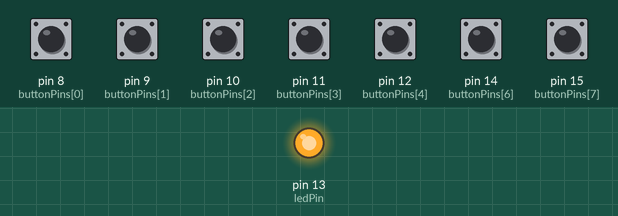
Recording of a sketch running on a simulated Arduino Leonardo, built with avr-gcc and run on an emulated ATmega32U4. Parts: output pins drawn as LEDs (lit = HIGH). Dashed ring = blinking. The inputs (shaded band) are chosen by the test bench; at power-on: pin 8 (buttonPins[0]), pin 9 (buttonPins[1]), pin 10 (buttonPins[2]), pin 11 (buttonPins[3]), pin 12 (buttonPins[4]), pin 14 (buttonPins[6]), pin 15 (buttonPins[7]) HIGH. USB keyboard and mouse output is not drawn; what the sketch prints to the serial monitor is not drawn.

Above: at 1.2 s.
1.3 s: pin 8 (buttonPins[0]) pulled LOW for 0.15 s
At 1.5 s:
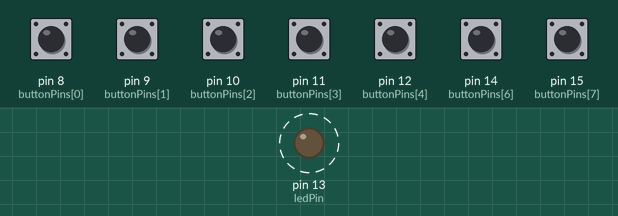
Timing chart, 0 to 10.3 s (numbered marks = the images above; inputs shaded):
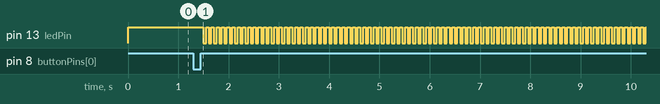

Measured:
- after the input at 1.3 s, pin 13 (ledPin): alternates HIGH for 0.05 s and LOW for 0.05 s, starting after 0.20 s

The sketch:

button_board.ino
```cpp
// Idea Fab Labs USB HID Button Board v1.0 - Mixed Mode
// sfranzyshen@ 2/15/2022 (Modified)
// factor8@ 3/26/2025
// Buttons 1 and 2 support long press (persistent key)
// Buttons 3-8 send only one keystroke per press event.
// Debounce delay set to 50 milliseconds

#include <Keyboard.h>

const int ledPin = LED_BUILTIN;
const int buttonCount = 8;
const int buttonPins[] = {8, 9, 10, 11, 12, 13, 14, 15};
const char buttonKeys[] = {'1', '2', '3', '4', '5', '6', '7', '8'};

// With INPUT_PULLUP, default state is HIGH.
int buttonState[buttonCount] = {HIGH, HIGH, HIGH, HIGH, HIGH, HIGH, HIGH, HIGH};
int lastButtonState[buttonCount] = {HIGH, HIGH, HIGH, HIGH, HIGH, HIGH, HIGH, HIGH};

// Array to track the last time a change was detected for debounce.
unsigned long lastDebounceTime[buttonCount] = {0, 0, 0, 0, 0, 0, 0, 0};
const unsigned long debounceDelay = 50;

// activeButton tracks the currently active button (-1 means none).
int activeButton = -1;

void setup() {
  for (int i = 0; i < buttonCount; i++) {
    pinMode(buttonPins[i], INPUT_PULLUP);
  }

  pinMode(ledPin, OUTPUT);

  Serial.begin(115200);
  Keyboard.begin();
  Serial.println("\nButton Board v1.0 - Mixed Mode (Long press for buttons 1 & 2)");
}

void loop() {
  // Debounce logic: update each button's state only after the reading is stable.
  for (int i = 0; i < buttonCount; i++) {
    int reading = digitalRead(buttonPins[i]);

    // Reset the debounce timer if the reading changes.
    if (reading != lastButtonState[i]) {
      lastDebounceTime[i] = millis();
    }

    // Only update buttonState if the reading is stable for longer than debounceDelay.
    if ((millis() - lastDebounceTime[i]) > debounceDelay) {
      if (reading != buttonState[i]) {
        buttonState[i] = reading;
      }
    }

    // Save current reading for the next loop.
    lastButtonState[i] = reading;
  }

  // Determine candidate: the first pressed (LOW) button in the loop.
  int candidate = -1;
  for (int i = 0; i < buttonCount; i++) {
    if (buttonState[i] == LOW) {
      candidate = i;
      break;
    }
  }

  // Update if the candidate changes from the currently active button.
  if (candidate != activeButton) {
    // If the previously active button was long press capable, release it.
    if (activeButton != -1 && (activeButton == 0 || activeButton == 1)) {
      Keyboard.release(buttonKeys[activeButton]);
    }
    // For non-long press buttons, no release is needed because Keyboard.write() already sends a release.

    activeButton = candidate;

    if (activeButton != -1) {
      // For buttons 1 and 2, use press() so that the key remains pressed.
      if (activeButton == 0 || activeButton == 1) {
        Keyboard.press(buttonKeys[activeButton]);
      } else {
        // For the other buttons, send a single keystroke.
        Keyboard.write(buttonKeys[activeButton]);
      }
      digitalWrite(ledPin, HIGH);
    } else {
      // If no button is pressed, turn off the LED.
      digitalWrite(ledPin, LOW);
    }
  }
}
```
